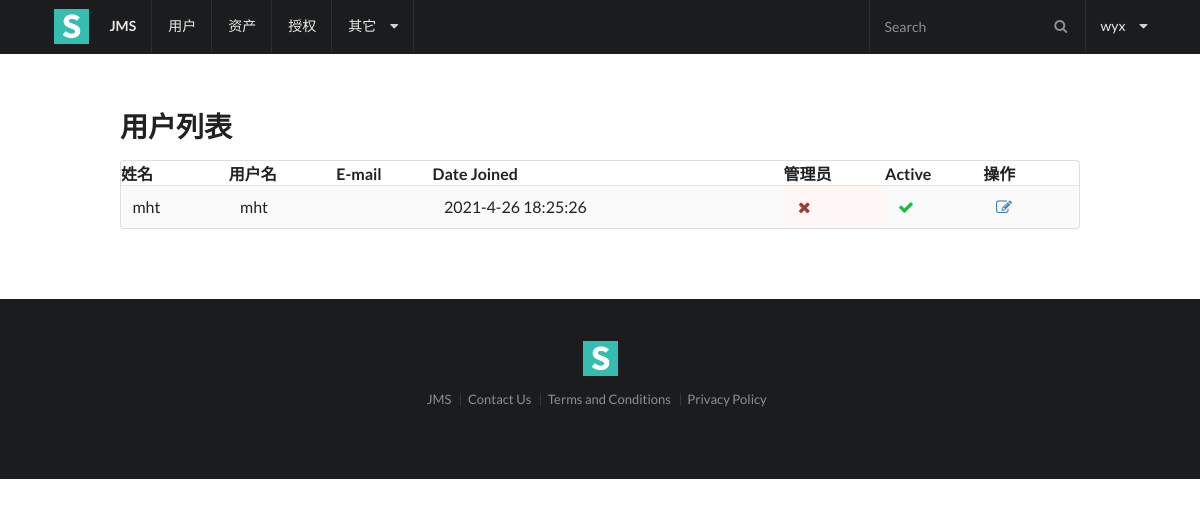
The page /users/2/detail/ (signed in) on the database its author committed.
### users/models.py (models this page shows, shortened)
class User(AbstractUser):
    name = models.CharField(max_length=32, help_text='昵称')
    wechat = models.CharField(max_length=64)

### users/views.py (the view)
# urls.py: path('detail/', views.user_detail, name='detail'),
@login_required(login_url=reverse_lazy('users:login'))
@user_passes_test(lambda user: user.is_superuser)
def user_detail(request, pk):
    user = get_object_or_404(User, id=pk)
    return render(request, 'users/detail.html', {'user': user})

### users/templates/users/detail.html (shortened to what this page needs)
{% extends 'base.html' %}
{% block content %}
    <h1 class="ui header">用户列表</h1>
    <table class="ui striped table">
        <tr>
            <th>姓名</th>
            <th>用户名</th>
            <th>E-mail</th>
            <th>Date Joined</th>
            <th>管理员</th>
            <th>Active</th>
            <th>操作</th>
        </tr>
        <tr>
            <td>{{ user.name }}</td>
            <td>{{ user.username }}</td>
            <td>{{ user.email }}</td>
            <td>{{ user.date_joined|date:"Y-n-d H:i:s" }}</td>
            {% if user.is_superuser %}
                <td class="aligned"><i class="green checkmark icon"></i></td>
            {% else %}
                <td class="error"><i class="remove icon"></i></td>
            {% endif %}
            {% if user.is_active %}
                <td class="aligned"><i class="green checkmark icon"></i></td>
            {% else %}
                <td class="error"><i class="remove icon"></i></td>
            {% endif %}
            <td>
                <a href="{% url 'users:update' user.id %}" ><i class="edit icon"></i></a>
            </td>
        </tr>
    </table>
{% endblock %}

### templates/base.html (shortened to what this page needs)
{% load static %}
<html>
<head>
    <link rel="stylesheet" type="text/css" href="{% static 'semantic/semantic.min.css' %}">
</head>
<body>
    <div class="ui fixed inverted menu">
        <div class="ui container">
            <a href="#" class="header item">
              <img class="logo" src="{% static 'img/logo.png' %}">
              JMS
            </a>
            <a href="{% url 'users:list' %}" class="item">用户</a>
            <a href="{% url 'assets:list' %}" class="item">资产</a>
            <a href="{% url 'perms:list' %}" class="item">授权</a>
            <div class="ui simple dropdown item">
                其它<i class="dropdown icon"></i>
            </div>
            <div class="right menu">
                <div class="item">
                  <div class="ui transparent inverted icon input">
                    <i class="search icon"></i>
                    <input type="text" placeholder="Search">
                  </div>
                </div>
                <div class="ui simple dropdown item">
                {{ request.user.username }} <i class="dropdown icon"></i>
            </div>
            </div>
        </div>
    </div>
    <div class="ui main text container">
        {% block content %}
        {% endblock %}
    </div>
    <div class="ui inverted vertical footer segment">
        <div class="ui center aligned container">
            <img src="{% static 'img/logo.png' %}" class="ui centered mini image">
            <div class="ui horizontal inverted small divided link list">
                <a class="item" href="#">JMS</a>
                <a class="item" href="#">Contact Us</a>
                <a class="item" href="#">Terms and Conditions</a>
                <a class="item" href="#">Privacy Policy</a>
            </div>
        </div>
    </div>
</body>
</html>

### rows shown on the page
User: user.username "wyx"
User: name "mht", username "mht", date_joined "2021-4-26 18:25:26"
